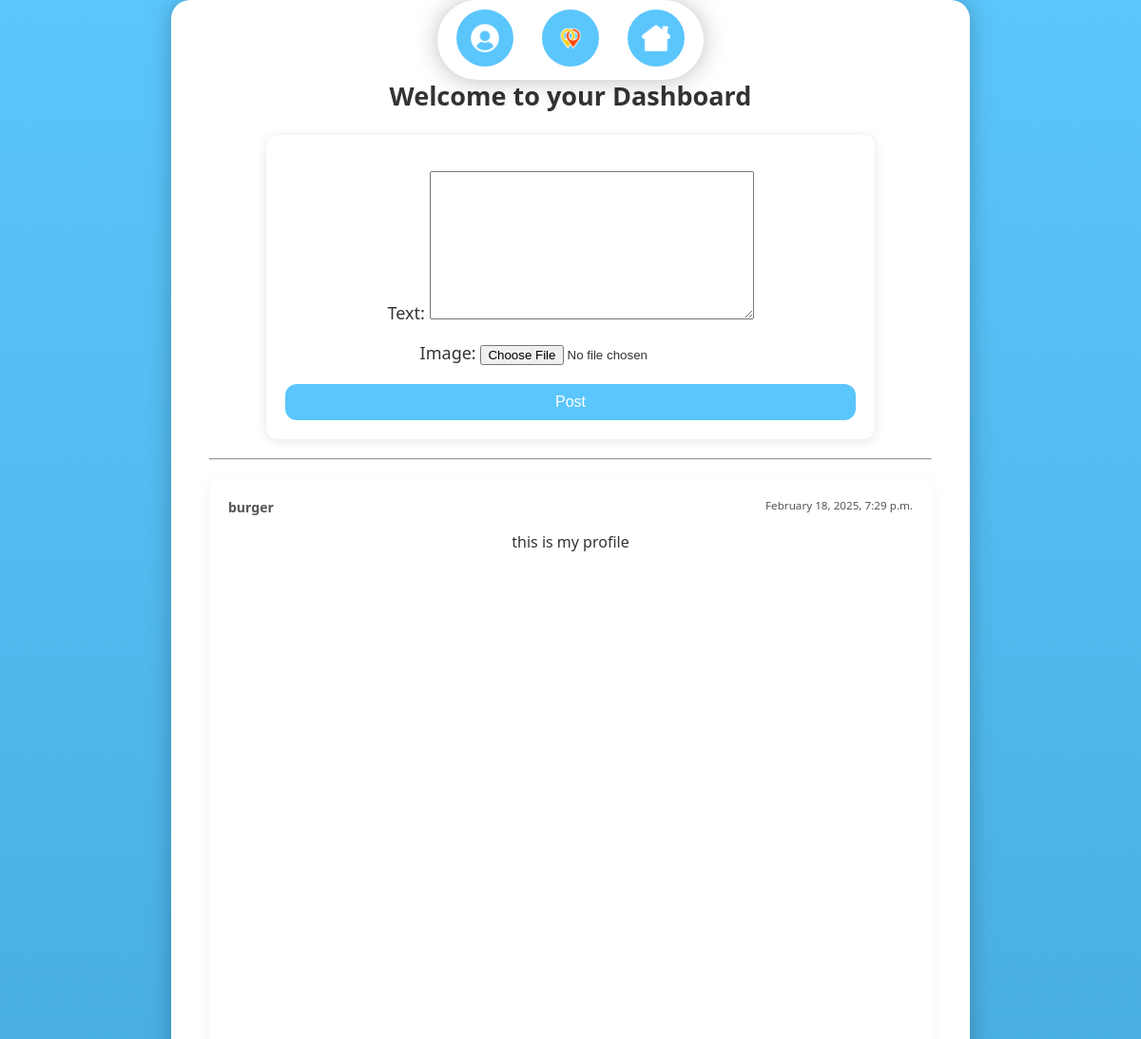
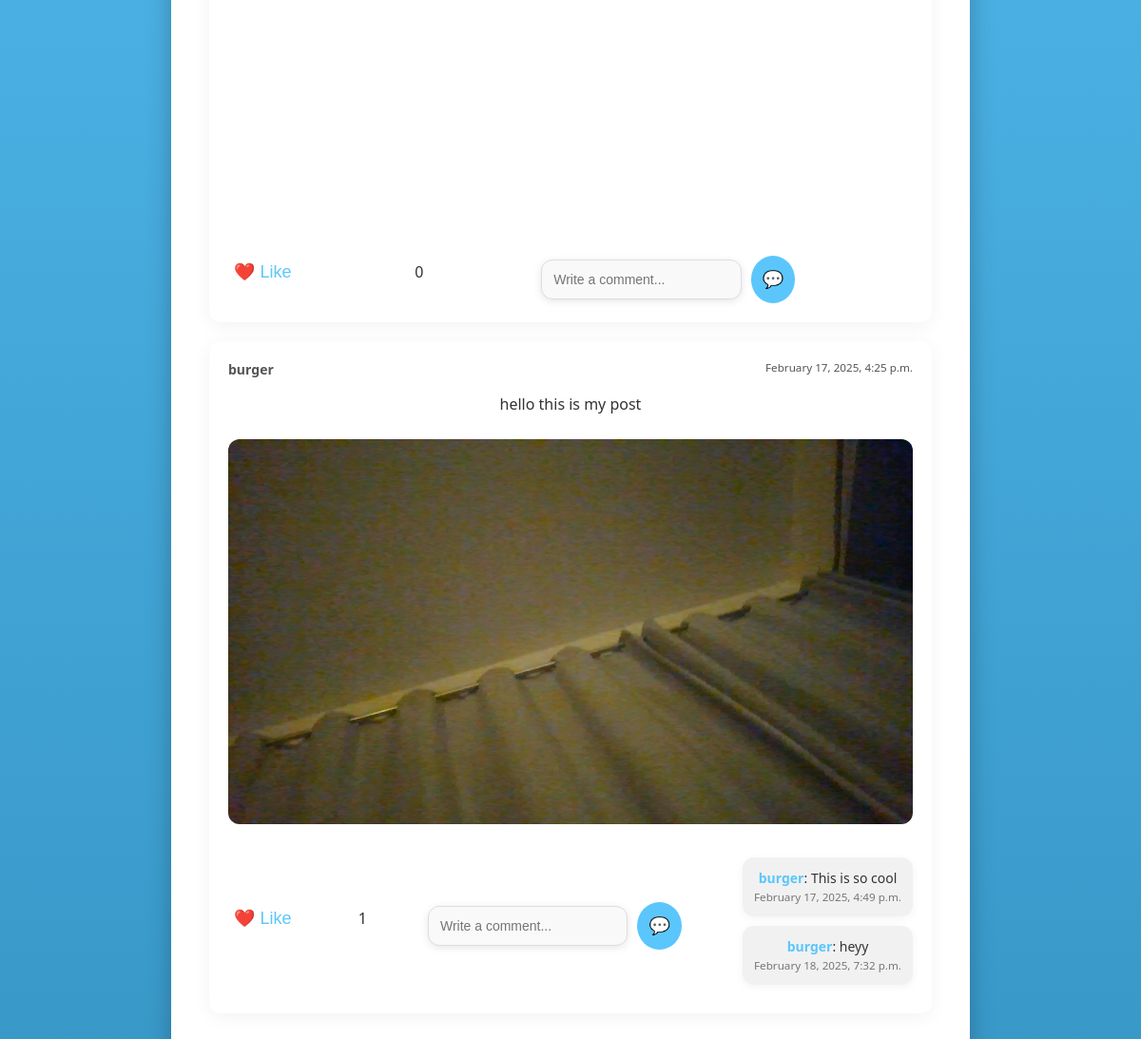
Page /dashboard/ (signed in) on the committed database (2 pictures, top to bottom).
### meetups/models.py (models this page shows, shortened)
class Post(models.Model):
    user = models.ForeignKey(User, on_delete=models.CASCADE, related_name="posts")
    text = models.TextField()
    image = models.ImageField(upload_to="post_images/", blank=True, null=True)
    created_at = models.DateTimeField(default=now)
    likes = models.ManyToManyField(User, related_name="liked_posts", blank=True)  # Many-to-Many for likes
    def like_count(self):
        return self.likes.count()

class User(AbstractUser):
    email = models.EmailField('Email', unique=True)
    USERNAME_FIELD = 'email'
    REQUIRED_FIELDS = []
    objects = UserManager()

class Comment(models.Model):
    user = models.ForeignKey(User, on_delete=models.CASCADE)
    post = models.ForeignKey(Post, on_delete=models.CASCADE, related_name="comments")
    text = models.TextField()
    created_at = models.DateTimeField(auto_now_add=True)

### meetups/views.py (the view)
# urls.py: path("dashboard/", views.dashboard, name="dashboard"),
@login_required
def dashboard(request):
    profile = request.user.profile
    following = profile.follows.all()
    posts = Post.objects.filter(user__profile__in=following) | Post.objects.filter(user=request.user)
    posts = posts.order_by("-created_at")  # Latest first
    form = PostForm(request.POST or None, request.FILES or None)
    if request.method == "POST" and form.is_valid():
        post = form.save(commit=False)
        post.user = request.user
        post.save()
        return redirect("dashboard")
    return render(request, "dashboard.html", {"posts": posts, "form": form})

### meetups/forms.py
class PostForm(forms.ModelForm):
    class Meta:
        model = Post
        fields = ["text", "image"]

### meetups/templates/dashboard.html (shortened to what this page needs)
{% extends "base.html" %}
{% block content %}
<div class="dashboard-container">
    <h2>Welcome to your Dashboard</h2>
    <form method="POST" enctype="multipart/form-data" class="post-form">
        <div class="form-group">
            {{ form.as_p }}
        </div>
        <button type="submit" class="btn-submit">Post</button>
    </form>
    <hr>
    <div id="post-container">
        {% for post in posts %}
            <div class="post-card" data-post-id="{{ post.id }}">
                <div class="post-header">
                    <strong>{{ post.user.username }}</strong>
                    <small>{{ post.created_at|date:"F j, Y, g:i a" }}</small>
                </div>
                <div class="post-content">
                    <p>{{ post.text }}</p>
                    {% if post.image %}
                        <img src="{{ post.image.url }}" class="post-image">
                    {% endif %}
                </div>
                <div class="post-actions">
                    <button class="btn-like" data-id="{{ post.id }}">❤️ Like</button>
                    <span class="like-count">{{ post.like_count }}</span>
                    <div class="comment-section">
                        <input type="text" class="comment-input" placeholder="Write a comment..." data-id="{{ post.id }}">
                        <button class="btn-comment" data-id="{{ post.id }}">💬</button>
                    </div>
                    <div class="comments">
                        {% for comment in post.comments.all %}
                            <div class="comment">
                                <strong>{{ comment.user.username }}</strong>: {{ comment.text }} <br>
                                <small>{{ comment.created_at|date:"F j, Y, g:i a" }}</small>
                            </div>
                        {% endfor %}
                    </div>
                </div>
            </div>
        {% empty %}
            <p>No posts yet. Follow some friends and start posting!</p>
        {% endfor %}
    </div>
</div>
{% endblock %}

### meetups/templates/base.html (style rules this page uses)
body { min-height: 100vh; margin: 0; padding-top: 80px; background: linear-gradient(to bottom, #5BC6FC, #3898C8); font-family: 'Segoe UI', Tahoma, Geneva, Verdana, sans-serif; font-size: large; display: flex; flex-direction: column; justify-content: space-between; align-items: center; }

### meetups/templates/dashboard.html (style rules this page uses)
body { font-family: 'Segoe UI', Tahoma, Geneva, Verdana, sans-serif; background-color: #f7f9fc; color: #333; margin: 0; padding: 0; }
.dashboard-container { max-width: 1200px; margin: 20px auto; padding: 20px; }
.post-form { max-width: 600px; margin: 20px auto; padding: 20px; background-color: #fff; border-radius: 12px; box-shadow: 0 2px 12px rgba(0, 0, 0, 0.1); }
.post-form .form-group { margin-bottom: 20px; }
.post-form .btn-submit { display: block; width: 100%; padding: 10px; background-color: #5BC6FC; border: none; color: white; font-size: 16px; border-radius: 12px; cursor: pointer; transition: background-color 0.3s ease; }
.post-card { background-color: white; border-radius: 12px; margin: 20px 0; padding: 20px; box-shadow: 0 4px 20px rgba(0, 0, 0, 0.05); transition: transform 0.3s ease-in-out; }
.post-header { display: flex; justify-content: space-between; margin-bottom: 15px; font-size: 14px; color: #555; }
.post-content { font-size: 16px; margin-bottom: 15px; }
.post-image { width: 100%; border-radius: 12px; margin-top: 10px; }
.post-actions { display: flex; justify-content: space-between; align-items: center; font-size: 14px; }
.btn-like { background: none; border: none; font-size: 18px; color: #5BC6FC; cursor: pointer; transition: color 0.3s ease; }
.like-count { font-size: 16px; }
.comment-section { display: flex; align-items: center; gap: 10px; margin-top: 15px; }
.comment-input { width: 80%; padding: 12px; font-size: 14px; border: 1px solid #ddd; border-radius: 12px; box-shadow: 0 2px 8px rgba(0, 0, 0, 0.1); background-color: #f9f9f9; transition: all 0.3s ease; }
.btn-comment { padding: 12px; background-color: #5BC6FC; border: none; color: white; border-radius: 50%; cursor: pointer; transition: background-color 0.3s ease; font-size: 18px; width: 50px; height: 50px; display: flex; justify-content: center; align-items: center; }
.comments { margin-top: 15px; font-size: 14px; }
.comment { background-color: #f1f1f1; padding: 12px; border-radius: 12px; margin-bottom: 10px; box-shadow: 0 2px 10px rgba(0, 0, 0, 0.05); }
.comment strong { color: #5BC6FC; }
.comment small { color: #777; }

### rows in the picture
Post: user.username "burger", created_at "February 18, 2025, 7:29 p.m.", text "this is my profile", image (placeholder picture), like_count "0"
Post: user.username "burger", created_at "February 17, 2025, 4:25 p.m.", text "hello this is my post", image (picture), like_count "1"
Comment: user.username "burger", text "This is so cool", created_at "February 17, 2025, 4:49 p.m."
Comment: user.username "burger", text "heyy", created_at "February 18, 2025, 7:32 p.m."
